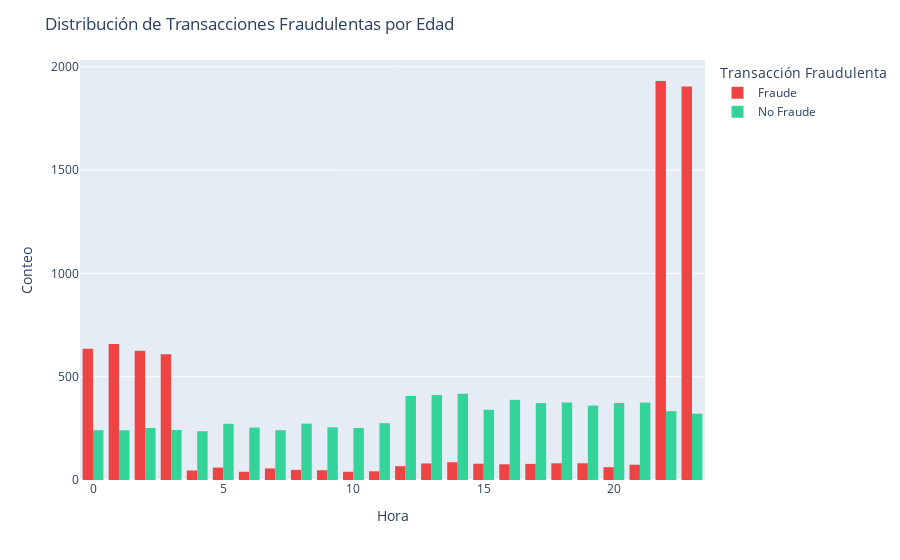

This figure's notebook cell:
### Markdown cell above
Visualización del recuento de fraudes a cada hora del día en un Dataframe balanceado.

### Code cell
# Crear la gráfica utilizando Plotly Express
fig = px.histogram(df_balanced, x="hour", color="is_fraud", barmode="group", color_discrete_map={0: "#34D399", 1: "#EF4444"},
                labels={"hour": "Hora", "is_fraud": "Transacción Fraudulenta"})

# Actualizar las etiquetas de la leyenda
fig.update_traces(
    name=["No Fraude", "Fraude"],
    legendtitle_text="Estado",
    selector={"legendgroup": True}
)

fig.for_each_trace(lambda t: t.update(name="No Fraude" if t.name == "0" else "Fraude"))

# Configurar el título y las etiquetas de los ejes
fig.update_layout(
    title_text="Distribución de Transacciones Fraudulentas por Edad",
    xaxis_title="Hora",
    yaxis_title="Conteo"
)

### Figure 1 — Plotly figure (JSON) as saved in the notebook; plotly's stock layout.template omitted (floating-point values rounded to 4 significant figures; data arrays with more than 128 entries replaced by an {"elided": "..."} marker saying what was removed)
{"data": [{"alignmentgroup": "True", "bingroup": "x", "hovertemplate": "Transacción Fraudulenta=1<br>Hora=%{x}<br>count=%{y}<extra></extra>", "legendgroup": "1", "marker": {"color": "#EF4444", "pattern": {"shape": ""}}, "name": "Fraude", "offsetgroup": "1", "orientation": "v", "showlegend": true, "type": "histogram", "x": {"elided": "7506 int values"}, "xaxis": "x", "yaxis": "y"}, {"alignmentgroup": "True", "bingroup": "x", "hovertemplate": "Transacción Fraudulenta=0<br>Hora=%{x}<br>count=%{y}<extra></extra>", "legendgroup": "0", "marker": {"color": "#34D399", "pattern": {"shape": ""}}, "name": "No Fraude", "offsetgroup": "0", "orientation": "v", "showlegend": true, "type": "histogram", "x": {"elided": "7506 int values"}, "xaxis": "x", "yaxis": "y"}], "layout": {"barmode": "group", "legend": {"title": {"text": "Transacción Fraudulenta"}, "tracegroupgap": 0}, "margin": {"t": 60}, "title": {"text": "Distribución de Transacciones Fraudulentas por Edad"}, "xaxis": {"anchor": "y", "domain": [0, 1], "title": {"text": "Hora"}}, "yaxis": {"anchor": "x", "domain": [0, 1], "title": {"text": "Conteo"}}}}
